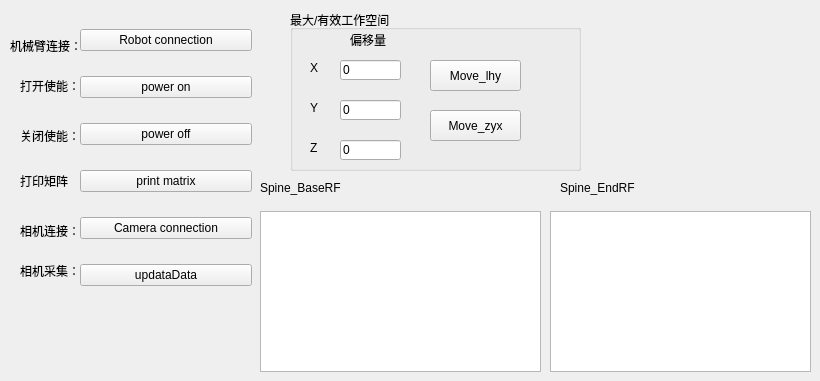
           <widget class="QWidget" name="tab_36">
            <attribute name="title">
             <string>启动/检查</string>
            </attribute>
            <widget class="QWidget" name="verticalLayoutWidget_8">
             <property name="geometry">
              <rect>
               <x>80</x>
               <y>10</y>
               <width>172</width>
               <height>301</height>
              </rect>
             </property>
             <layout class="QVBoxLayout" name="verticalLayout_9">
              <property name="leftMargin">
               <number>0</number>
              </property>
              <item>
               <widget class="QPushButton" name="pushButton_connectArm_8">
                <property name="text">
                 <string>Robot connection</string>
                </property>
               </widget>
              </item>
              <item>
               <widget class="QPushButton" name="pushButton_powerOn_8">
                <property name="text">
                 <string>power on</string>
                </property>
               </widget>
              </item>
              <item>
               <widget class="QPushButton" name="pushButton_powerOff_8">
                <property name="text">
                 <string>power off</string>
                </property>
               </widget>
              </item>
              <item>
               <widget class="QPushButton" name="pushButton_selfCheck_8">
                <property name="text">
                 <string>print matrix</string>
                </property>
               </widget>
              </item>
              <item>
               <widget class="QPushButton" name="pushButton_connectCamrea_8">
                <property name="text">
                 <string>Camera connection</string>
                </property>
               </widget>
              </item>
              <item>
               <widget class="QPushButton" name="pushButton_updataData_8">
                <property name="text">
                 <string>updataData</string>
                </property>
               </widget>
              </item>
             </layout>
            </widget>
            <widget class="QLabel" name="label_280">
             <property name="geometry">
              <rect>
               <x>10</x>
               <y>30</y>
               <width>129</width>
               <height>31</height>
              </rect>
             </property>
             <property name="text">
              <string>机械臂连接：</string>
             </property>
            </widget>
            <widget class="QLabel" name="label_281">
             <property name="geometry">
              <rect>
               <x>20</x>
               <y>70</y>
               <width>61</width>
               <height>31</height>
              </rect>
             </property>
             <property name="text">
              <string>打开使能：</string>
             </property>
            </widget>
            <widget class="QLabel" name="label_282">
             <property name="geometry">
              <rect>
               <x>20</x>
               <y>160</y>
               <width>61</width>
               <height>41</height>
              </rect>
             </property>
             <property name="text">
              <string>打印矩阵</string>
             </property>
            </widget>
            <widget class="QLabel" name="label_283">
             <property name="geometry">
              <rect>
               <x>20</x>
               <y>220</y>
               <width>61</width>
               <height>21</height>
              </rect>
             </property>
             <property name="text">
              <string>相机连接：</string>
             </property>
            </widget>
            <widget class="QLabel" name="label_284">
             <property name="geometry">
              <rect>
               <x>20</x>
               <y>120</y>
               <width>61</width>
               <height>31</height>
              </rect>
             </property>
             <property name="text">
              <string>关闭使能：</string>
             </property>
            </widget>
            <widget class="QLabel" name="label_285">
             <property name="geometry">
              <rect>
               <x>20</x>
               <y>260</y>
               <width>61</width>
               <height>21</height>
              </rect>
             </property>
             <property name="text">
              <string>相机采集：</string>
             </property>
            </widget>
            <widget class="QTextBrowser" name="textBrowser_13">
             <property name="geometry">
              <rect>
               <x>260</x>
               <y>211</y>
               <width>281</width>
               <height>161</height>
              </rect>
             </property>
            </widget>
            <widget class="QTextBrowser" name="textBrowser_14">
             <property name="geometry">
              <rect>
               <x>550</x>
               <y>211</y>
               <width>261</width>
               <height>161</height>
              </rect>
             </property>
            </widget>
            <widget class="QLabel" name="label_286">
             <property name="geometry">
              <rect>
               <x>260</x>
               <y>180</y>
               <width>121</width>
               <height>16</height>
              </rect>
             </property>
             <property name="text">
              <string>Spine_BaseRF</string>
             </property>
            </widget>
            <widget class="QLabel" name="label_287">
             <property name="geometry">
              <rect>
               <x>560</x>
               <y>180</y>
               <width>121</width>
               <height>16</height>
              </rect>
             </property>
             <property name="text">
              <string>Spine_EndRF</string>
             </property>
            </widget>
            <widget class="QGroupBox" name="groupBox_28">
             <property name="geometry">
              <rect>
               <x>290</x>
               <y>10</y>
               <width>291</width>
               <height>161</height>
              </rect>
             </property>
             <property name="title">
              <string>最大/有效工作空间</string>
             </property>
             <widget class="QPushButton" name="pushButton_Move_8">
              <property name="geometry">
               <rect>
                <x>140</x>
                <y>50</y>
                <width>91</width>
                <height>31</height>
               </rect>
              </property>
              <property name="toolTip">
               <string>Do image processing</string>
              </property>
              <property name="text">
               <string>Move_lhy</string>
              </property>
             </widget>
             <widget class="QLineEdit" name="lineEdit_X_7">
              <property name="geometry">
               <rect>
                <x>50</x>
                <y>50</y>
                <width>61</width>
                <height>20</height>
               </rect>
              </property>
              <property name="text">
               <string>0</string>
              </property>
             </widget>
             <widget class="QLineEdit" name="lineEdit_Y_7">
              <property name="geometry">
               <rect>
                <x>50</x>
                <y>90</y>
                <width>61</width>
                <height>20</height>
               </rect>
              </property>
              <property name="text">
               <string>0</string>
              </property>
             </widget>
             <widget class="QLineEdit" name="lineEdit_Z_7">
              <property name="geometry">
               <rect>
                <x>50</x>
                <y>130</y>
                <width>61</width>
                <height>20</height>
               </rect>
              </property>
              <property name="text">
               <string>0</string>
              </property>
             </widget>
             <widget class="QLabel" name="label_288">
              <property name="geometry">
               <rect>
                <x>20</x>
                <y>50</y>
                <width>21</width>
                <height>16</height>
               </rect>
              </property>
              <property name="text">
               <string>X</string>
              </property>
             </widget>
             <widget class="QLabel" name="label_289">
              <property name="geometry">
               <rect>
                <x>20</x>
                <y>90</y>
                <width>21</width>
                <height>16</height>
               </rect>
              </property>
              <property name="text">
               <string>Y</string>
              </property>
             </widget>
             <widget class="QLabel" name="label_290">
              <property name="geometry">
               <rect>
                <x>20</x>
                <y>130</y>
                <width>21</width>
                <height>16</height>
               </rect>
              </property>
              <property name="text">
               <string>Z</string>
              </property>
             </widget>
             <widget class="QLabel" name="label_291">
              <property name="geometry">
               <rect>
                <x>60</x>
                <y>20</y>
                <width>61</width>
                <height>20</height>
               </rect>
              </property>
              <property name="text">
               <string>偏移量</string>
              </property>
             </widget>
             <widget class="QPushButton" name="pushButton_Stop_7">
              <property name="geometry">
               <rect>
                <x>140</x>
                <y>100</y>
                <width>91</width>
                <height>31</height>
               </rect>
              </property>
              <property name="text">
               <string>Move_zyx</string>
              </property>
             </widget>
            </widget>
           </widget>
